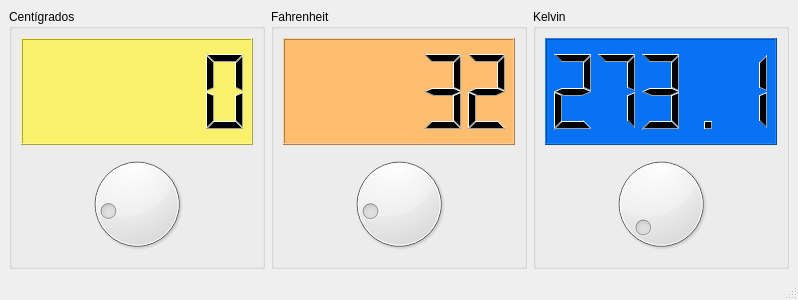
<?xml version="1.0" encoding="UTF-8"?>
<ui version="4.0">
 <class>Principal</class>
 <widget class="QMainWindow" name="Principal">
  <property name="geometry">
   <rect>
    <x>0</x>
    <y>0</y>
    <width>798</width>
    <height>300</height>
   </rect>
  </property>
  <property name="windowTitle">
   <string>Principal</string>
  </property>
  <property name="windowIcon">
   <iconset resource="resources.qrc">
    <normaloff>:/recursos/temperatura.png</normaloff>:/recursos/temperatura.png</iconset>
  </property>
  <widget class="QWidget" name="centralwidget">
   <layout class="QHBoxLayout" name="horizontalLayout">
    <item>
     <widget class="QGroupBox" name="groupBox">
      <property name="title">
       <string>Centígrados</string>
      </property>
      <layout class="QVBoxLayout" name="verticalLayout">
       <item>
        <widget class="QLCDNumber" name="outCent">
         <property name="cursor">
          <cursorShape>OpenHandCursor</cursorShape>
         </property>
         <property name="styleSheet">
          <string notr="true">background-color: rgb(249, 240, 107);</string>
         </property>
        </widget>
       </item>
       <item>
        <widget class="QDial" name="inCent">
         <property name="cursor">
          <cursorShape>OpenHandCursor</cursorShape>
         </property>
         <property name="minimum">
          <number>-18</number>
         </property>
        </widget>
       </item>
      </layout>
     </widget>
    </item>
    <item>
     <widget class="QGroupBox" name="groupBox_2">
      <property name="title">
       <string>Fahrenheit</string>
      </property>
      <layout class="QVBoxLayout" name="verticalLayout_2">
       <item>
        <widget class="QLCDNumber" name="outFahr">
         <property name="styleSheet">
          <string notr="true">background-color: rgb(255, 190, 111);</string>
         </property>
         <property name="lineWidth">
          <number>1</number>
         </property>
         <property name="midLineWidth">
          <number>0</number>
         </property>
         <property name="value" stdset="0">
          <double>32.000000000000000</double>
         </property>
        </widget>
       </item>
       <item>
        <widget class="QDial" name="inFahr">
         <property name="cursor">
          <cursorShape>OpenHandCursor</cursorShape>
         </property>
         <property name="maximum">
          <number>210</number>
         </property>
         <property name="value">
          <number>32</number>
         </property>
        </widget>
       </item>
      </layout>
     </widget>
    </item>
    <item>
     <widget class="QGroupBox" name="groupBox_3">
      <property name="title">
       <string>Kelvin</string>
      </property>
      <layout class="QVBoxLayout" name="verticalLayout_3">
       <item>
        <widget class="QLCDNumber" name="outKelv">
         <property name="styleSheet">
          <string notr="true">background-color: rgb(8, 114, 245);</string>
         </property>
         <property name="value" stdset="0">
          <double>273.149999999999977</double>
         </property>
        </widget>
       </item>
       <item>
        <widget class="QDial" name="inKelv">
         <property name="cursor">
          <cursorShape>OpenHandCursor</cursorShape>
         </property>
         <property name="minimum">
          <number>270</number>
         </property>
         <property name="maximum">
          <number>400</number>
         </property>
         <property name="pageStep">
          <number>10</number>
         </property>
         <property name="value">
          <number>273</number>
         </property>
        </widget>
       </item>
      </layout>
     </widget>
    </item>
   </layout>
  </widget>
  <widget class="QMenuBar" name="menubar">
   <property name="geometry">
    <rect>
     <x>0</x>
     <y>0</y>
     <width>798</width>
     <height>25</height>
    </rect>
   </property>
  </widget>
  <widget class="QStatusBar" name="statusbar"/>
 </widget>
 <resources>
  <include location="resources.qrc"/>
 </resources>
 <connections>
  <connection>
   <sender>inCent</sender>
   <signal>valueChanged(int)</signal>
   <receiver>outCent</receiver>
   <slot>display(int)</slot>
   <hints>
    <hint type="sourcelabel">
     <x>90</x>
     <y>206</y>
    </hint>
    <hint type="destinationlabel">
     <x>90</x>
     <y>106</y>
    </hint>
   </hints>
  </connection>
  <connection>
   <sender>inFahr</sender>
   <signal>valueChanged(int)</signal>
   <receiver>outFahr</receiver>
   <slot>display(int)</slot>
   <hints>
    <hint type="sourcelabel">
     <x>258</x>
     <y>206</y>
    </hint>
    <hint type="destinationlabel">
     <x>258</x>
     <y>106</y>
    </hint>
   </hints>
  </connection>
  <connection>
   <sender>inKelv</sender>
   <signal>valueChanged(int)</signal>
   <receiver>outKelv</receiver>
   <slot>display(int)</slot>
   <hints>
    <hint type="sourcelabel">
     <x>597</x>
     <y>199</y>
    </hint>
    <hint type="destinationlabel">
     <x>597</x>
     <y>107</y>
    </hint>
   </hints>
  </connection>
 </connections>
</ui>
